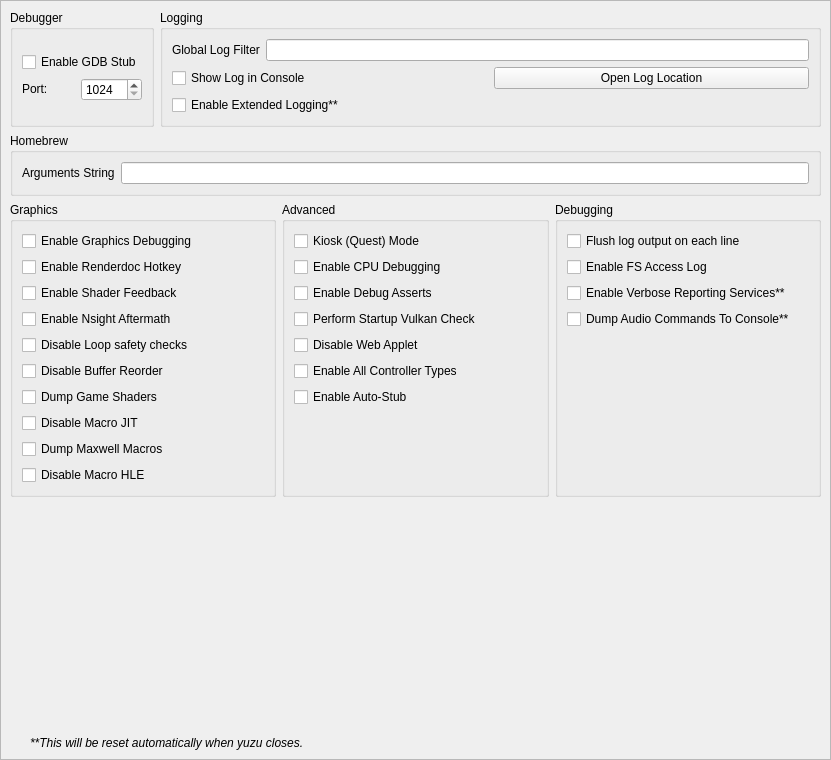
<?xml version="1.0" encoding="UTF-8"?>
<ui version="4.0">
 <class>ConfigureDebug</class>
 <widget class="QScrollArea" name="ConfigureDebug">
  <property name="geometry">
   <rect>
    <x>0</x>
    <y>0</y>
    <width>831</width>
    <height>760</height>
   </rect>
  </property>
  <property name="widgetResizable">
   <bool>true</bool>
  </property>
  <widget class="QWidget" name="widget">
   <property name="geometry">
    <rect>
     <x>0</x>
     <y>0</y>
     <width>829</width>
     <height>758</height>
    </rect>
   </property>
   <layout class="QVBoxLayout" name="verticalLayout_1">
    <item>
     <layout class="QHBoxLayout" name="horizontalLayout">
      <property name="topMargin">
       <number>0</number>
      </property>
      <item>
       <widget class="QGroupBox" name="groupBox">
        <property name="sizePolicy">
         <sizepolicy hsizetype="Preferred" vsizetype="Preferred">
          <horstretch>0</horstretch>
          <verstretch>0</verstretch>
         </sizepolicy>
        </property>
        <property name="title">
         <string>Debugger</string>
        </property>
        <property name="alignment">
         <set>Qt::AlignmentFlag::AlignLeading|Qt::AlignmentFlag::AlignLeft|Qt::AlignmentFlag::AlignTop</set>
        </property>
        <property name="flat">
         <bool>false</bool>
        </property>
        <property name="checkable">
         <bool>false</bool>
        </property>
        <layout class="QVBoxLayout" name="verticalLayout_3">
         <item>
          <widget class="QWidget" name="debug_widget" native="true">
           <property name="sizePolicy">
            <sizepolicy hsizetype="Preferred" vsizetype="Maximum">
             <horstretch>0</horstretch>
             <verstretch>0</verstretch>
            </sizepolicy>
           </property>
           <layout class="QVBoxLayout" name="verticalLayout">
            <property name="sizeConstraint">
             <enum>QLayout::SizeConstraint::SetDefaultConstraint</enum>
            </property>
            <property name="leftMargin">
             <number>0</number>
            </property>
            <property name="topMargin">
             <number>0</number>
            </property>
            <property name="rightMargin">
             <number>0</number>
            </property>
            <property name="bottomMargin">
             <number>0</number>
            </property>
            <item>
             <widget class="QCheckBox" name="toggle_gdbstub">
              <property name="sizePolicy">
               <sizepolicy hsizetype="Maximum" vsizetype="Maximum">
                <horstretch>0</horstretch>
                <verstretch>0</verstretch>
               </sizepolicy>
              </property>
              <property name="text">
               <string>Enable GDB Stub</string>
              </property>
             </widget>
            </item>
            <item>
             <widget class="QWidget" name="horizontalWidget_3" native="true">
              <property name="sizePolicy">
               <sizepolicy hsizetype="Preferred" vsizetype="Maximum">
                <horstretch>0</horstretch>
                <verstretch>0</verstretch>
               </sizepolicy>
              </property>
              <layout class="QHBoxLayout" name="horizontalLayout_3">
               <property name="leftMargin">
                <number>0</number>
               </property>
               <property name="topMargin">
                <number>0</number>
               </property>
               <property name="rightMargin">
                <number>0</number>
               </property>
               <property name="bottomMargin">
                <number>0</number>
               </property>
               <item>
                <widget class="QLabel" name="label_11">
                 <property name="sizePolicy">
                  <sizepolicy hsizetype="Minimum" vsizetype="Maximum">
                   <horstretch>0</horstretch>
                   <verstretch>0</verstretch>
                  </sizepolicy>
                 </property>
                 <property name="text">
                  <string>Port:</string>
                 </property>
                </widget>
               </item>
               <item>
                <widget class="QSpinBox" name="gdbport_spinbox">
                 <property name="sizePolicy">
                  <sizepolicy hsizetype="Preferred" vsizetype="Maximum">
                   <horstretch>0</horstretch>
                   <verstretch>0</verstretch>
                  </sizepolicy>
                 </property>
                 <property name="minimum">
                  <number>1024</number>
                 </property>
                 <property name="maximum">
                  <number>65535</number>
                 </property>
                </widget>
               </item>
              </layout>
             </widget>
            </item>
           </layout>
          </widget>
         </item>
        </layout>
       </widget>
      </item>
      <item>
       <widget class="QGroupBox" name="groupBox_2">
        <property name="sizePolicy">
         <sizepolicy hsizetype="Expanding" vsizetype="Preferred">
          <horstretch>0</horstretch>
          <verstretch>0</verstretch>
         </sizepolicy>
        </property>
        <property name="title">
         <string>Logging</string>
        </property>
        <layout class="QGridLayout" name="gridLayout_1">
         <item row="1" column="1">
          <widget class="QPushButton" name="open_log_button">
           <property name="text">
            <string>Open Log Location</string>
           </property>
          </widget>
         </item>
         <item row="0" column="0" colspan="2">
          <widget class="QWidget" name="logging_widget" native="true">
           <property name="sizePolicy">
            <sizepolicy hsizetype="Preferred" vsizetype="Maximum">
             <horstretch>0</horstretch>
             <verstretch>0</verstretch>
            </sizepolicy>
           </property>
           <layout class="QHBoxLayout" name="horizontalLayout_1">
            <property name="leftMargin">
             <number>0</number>
            </property>
            <property name="topMargin">
             <number>0</number>
            </property>
            <property name="rightMargin">
             <number>0</number>
            </property>
            <property name="bottomMargin">
             <number>0</number>
            </property>
            <item>
             <widget class="QLabel" name="label_1">
              <property name="sizePolicy">
               <sizepolicy hsizetype="Preferred" vsizetype="Preferred">
                <horstretch>0</horstretch>
                <verstretch>0</verstretch>
               </sizepolicy>
              </property>
              <property name="text">
               <string>Global Log Filter</string>
              </property>
             </widget>
            </item>
            <item>
             <widget class="QLineEdit" name="log_filter_edit"/>
            </item>
           </layout>
          </widget>
         </item>
         <item row="2" column="0">
          <widget class="QCheckBox" name="extended_logging">
           <property name="enabled">
            <bool>true</bool>
           </property>
           <property name="toolTip">
            <string>When checked, the max size of the log increases from 100 MB to 1 GB</string>
           </property>
           <property name="text">
            <string>Enable Extended Logging**</string>
           </property>
          </widget>
         </item>
         <item row="1" column="0">
          <widget class="QCheckBox" name="toggle_console">
           <property name="text">
            <string>Show Log in Console</string>
           </property>
          </widget>
         </item>
        </layout>
       </widget>
      </item>
     </layout>
    </item>
    <item>
     <widget class="QGroupBox" name="groupBox_3">
      <property name="title">
       <string>Homebrew</string>
      </property>
      <layout class="QVBoxLayout" name="verticalLayout_5">
       <item>
        <layout class="QHBoxLayout" name="horizontalLayout_4">
         <item>
          <widget class="QLabel" name="label_3">
           <property name="text">
            <string>Arguments String</string>
           </property>
          </widget>
         </item>
         <item>
          <widget class="QLineEdit" name="homebrew_args_edit"/>
         </item>
        </layout>
       </item>
      </layout>
     </widget>
    </item>
    <item>
     <layout class="QHBoxLayout" name="horizontalLayout_2">
      <item>
       <widget class="QGroupBox" name="groupBox_4">
        <property name="title">
         <string>Graphics</string>
        </property>
        <layout class="QGridLayout" name="gridLayout_2">
         <item row="4" column="0">
          <widget class="QCheckBox" name="disable_loop_safety_checks">
           <property name="toolTip">
            <string>When checked, it executes shaders without loop logic changes</string>
           </property>
           <property name="text">
            <string>Disable Loop safety checks</string>
           </property>
          </widget>
         </item>
         <item row="8" column="0">
          <widget class="QCheckBox" name="dump_macros">
           <property name="enabled">
            <bool>true</bool>
           </property>
           <property name="toolTip">
            <string>When checked, it will dump all the macro programs of the GPU</string>
           </property>
           <property name="text">
            <string>Dump Maxwell Macros</string>
           </property>
          </widget>
         </item>
         <item row="3" column="0">
          <widget class="QCheckBox" name="enable_nsight_aftermath">
           <property name="toolTip">
            <string>When checked, it enables Nsight Aftermath crash dumps</string>
           </property>
           <property name="text">
            <string>Enable Nsight Aftermath</string>
           </property>
          </widget>
         </item>
         <item row="6" column="0">
          <widget class="QCheckBox" name="dump_shaders">
           <property name="enabled">
            <bool>true</bool>
           </property>
           <property name="toolTip">
            <string>When checked, it will dump all the original assembler shaders from the disk shader cache or game as found</string>
           </property>
           <property name="text">
            <string>Dump Game Shaders</string>
           </property>
          </widget>
         </item>
         <item row="1" column="0">
          <widget class="QCheckBox" name="enable_renderdoc_hotkey">
           <property name="text">
            <string>Enable Renderdoc Hotkey</string>
           </property>
          </widget>
         </item>
         <item row="7" column="0">
          <widget class="QCheckBox" name="disable_macro_jit">
           <property name="enabled">
            <bool>true</bool>
           </property>
           <property name="toolTip">
            <string>When checked, it disables the macro Just In Time compiler. Enabling this makes games run slower</string>
           </property>
           <property name="text">
            <string>Disable Macro JIT</string>
           </property>
          </widget>
         </item>
         <item row="9" column="0">
          <widget class="QCheckBox" name="disable_macro_hle">
           <property name="enabled">
            <bool>true</bool>
           </property>
           <property name="toolTip">
            <string>When checked, it disables the macro HLE functions. Enabling this makes games run slower</string>
           </property>
           <property name="text">
            <string>Disable Macro HLE</string>
           </property>
          </widget>
         </item>
         <item row="0" column="0">
          <widget class="QCheckBox" name="enable_graphics_debugging">
           <property name="enabled">
            <bool>true</bool>
           </property>
           <property name="toolTip">
            <string>When checked, the graphics API enters a slower debugging mode</string>
           </property>
           <property name="text">
            <string>Enable Graphics Debugging</string>
           </property>
          </widget>
         </item>
         <item row="10" column="0">
          <spacer name="verticalSpacer_5">
           <property name="orientation">
            <enum>Qt::Orientation::Vertical</enum>
           </property>
           <property name="sizeType">
            <enum>QSizePolicy::Policy::Preferred</enum>
           </property>
           <property name="sizeHint" stdset="0">
            <size>
             <width>20</width>
             <height>0</height>
            </size>
           </property>
          </spacer>
         </item>
         <item row="2" column="0">
          <widget class="QCheckBox" name="enable_shader_feedback">
           <property name="toolTip">
            <string>When checked, yuzu will log statistics about the compiled pipeline cache</string>
           </property>
           <property name="text">
            <string>Enable Shader Feedback</string>
           </property>
          </widget>
         </item>
         <item row="5" column="0">
          <widget class="QCheckBox" name="disable_buffer_reorder">
           <property name="toolTip">
            <string>&lt;html&gt;&lt;head/&gt;&lt;body&gt;&lt;p&gt;When checked, disables reordering of mapped memory uploads which allows to associate uploads with specific draws. May reduce performance in some cases.&lt;/p&gt;&lt;/body&gt;&lt;/html&gt;</string>
           </property>
           <property name="text">
            <string>Disable Buffer Reorder</string>
           </property>
          </widget>
         </item>
        </layout>
       </widget>
      </item>
      <item>
       <widget class="QGroupBox" name="groupBox_6">
        <property name="title">
         <string>Advanced</string>
        </property>
        <layout class="QGridLayout" name="gridLayout_4">
         <item row="3" column="0">
          <widget class="QCheckBox" name="perform_vulkan_check">
           <property name="toolTip">
            <string>Enables yuzu to check for a working Vulkan environment when the program starts up. Disable this if this is causing issues with external programs seeing yuzu.</string>
           </property>
           <property name="text">
            <string>Perform Startup Vulkan Check</string>
           </property>
          </widget>
         </item>
         <item row="4" column="0">
          <widget class="QCheckBox" name="disable_web_applet">
           <property name="text">
            <string>Disable Web Applet</string>
           </property>
          </widget>
         </item>
         <item row="5" column="0">
          <widget class="QCheckBox" name="enable_all_controllers">
           <property name="text">
            <string>Enable All Controller Types</string>
           </property>
          </widget>
         </item>
         <item row="6" column="0">
          <widget class="QCheckBox" name="use_auto_stub">
           <property name="text">
            <string>Enable Auto-Stub</string>
           </property>
          </widget>
         </item>
         <item row="0" column="0">
          <widget class="QCheckBox" name="quest_flag">
           <property name="text">
            <string>Kiosk (Quest) Mode</string>
           </property>
          </widget>
         </item>
         <item row="1" column="0">
          <widget class="QCheckBox" name="enable_cpu_debugging">
           <property name="text">
            <string>Enable CPU Debugging</string>
           </property>
          </widget>
         </item>
         <item row="2" column="0">
          <widget class="QCheckBox" name="use_debug_asserts">
           <property name="text">
            <string>Enable Debug Asserts</string>
           </property>
          </widget>
         </item>
         <item row="7" column="0">
          <spacer name="verticalSpacer_4">
           <property name="orientation">
            <enum>Qt::Orientation::Vertical</enum>
           </property>
           <property name="sizeType">
            <enum>QSizePolicy::Policy::Expanding</enum>
           </property>
           <property name="sizeHint" stdset="0">
            <size>
             <width>20</width>
             <height>0</height>
            </size>
           </property>
          </spacer>
         </item>
        </layout>
       </widget>
      </item>
      <item>
       <widget class="QGroupBox" name="groupBox_5">
        <property name="title">
         <string>Debugging</string>
        </property>
        <layout class="QGridLayout" name="gridLayout_3">
         <item row="3" column="0">
          <widget class="QCheckBox" name="reporting_services">
           <property name="text">
            <string>Enable Verbose Reporting Services**</string>
           </property>
          </widget>
         </item>
         <item row="1" column="0">
          <widget class="QCheckBox" name="fs_access_log">
           <property name="text">
            <string>Enable FS Access Log</string>
           </property>
          </widget>
         </item>
         <item row="6" column="0">
          <spacer name="verticalSpacer_3">
           <property name="orientation">
            <enum>Qt::Orientation::Vertical</enum>
           </property>
           <property name="sizeType">
            <enum>QSizePolicy::Policy::Expanding</enum>
           </property>
           <property name="sizeHint" stdset="0">
            <size>
             <width>20</width>
             <height>0</height>
            </size>
           </property>
          </spacer>
         </item>
         <item row="4" column="0">
          <widget class="QCheckBox" name="dump_audio_commands">
           <property name="toolTip">
            <string>Enable this to output the latest generated audio command list to the console. Only affects games using the audio renderer.</string>
           </property>
           <property name="text">
            <string>Dump Audio Commands To Console**</string>
           </property>
          </widget>
         </item>
         <item row="0" column="0">
          <widget class="QCheckBox" name="flush_line">
           <property name="text">
            <string>Flush log output on each line</string>
           </property>
          </widget>
         </item>
        </layout>
       </widget>
      </item>
     </layout>
    </item>
    <item>
     <spacer name="verticalSpacer">
      <property name="orientation">
       <enum>Qt::Orientation::Vertical</enum>
      </property>
      <property name="sizeHint" stdset="0">
       <size>
        <width>20</width>
        <height>0</height>
       </size>
      </property>
     </spacer>
    </item>
    <item>
     <widget class="QLabel" name="label_5">
      <property name="sizePolicy">
       <sizepolicy hsizetype="Expanding" vsizetype="Preferred">
        <horstretch>0</horstretch>
        <verstretch>0</verstretch>
       </sizepolicy>
      </property>
      <property name="font">
       <font>
        <italic>true</italic>
       </font>
      </property>
      <property name="text">
       <string>**This will be reset automatically when yuzu closes.</string>
      </property>
      <property name="indent">
       <number>20</number>
      </property>
     </widget>
    </item>
   </layout>
  </widget>
 </widget>
 <tabstops>
  <tabstop>log_filter_edit</tabstop>
  <tabstop>toggle_console</tabstop>
  <tabstop>extended_logging</tabstop>
  <tabstop>open_log_button</tabstop>
  <tabstop>homebrew_args_edit</tabstop>
  <tabstop>enable_graphics_debugging</tabstop>
  <tabstop>enable_shader_feedback</tabstop>
  <tabstop>enable_nsight_aftermath</tabstop>
  <tabstop>fs_access_log</tabstop>
  <tabstop>reporting_services</tabstop>
  <tabstop>quest_flag</tabstop>
  <tabstop>enable_cpu_debugging</tabstop>
  <tabstop>use_debug_asserts</tabstop>
 </tabstops>
 <resources/>
 <connections/>
</ui>
